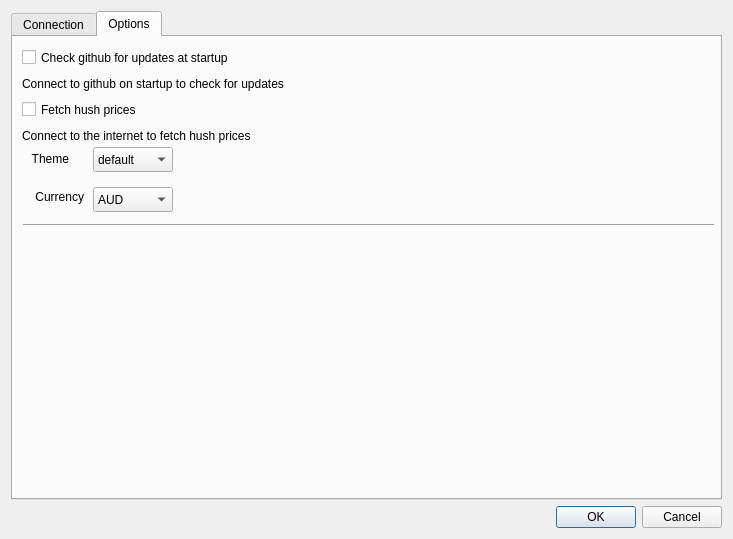
<?xml version="1.0" encoding="UTF-8"?>
<ui version="4.0">
 <class>Settings</class>
 <widget class="QDialog" name="Settings">
  <property name="geometry">
   <rect>
    <x>0</x>
    <y>0</y>
    <width>733</width>
    <height>539</height>
   </rect>
  </property>
  <property name="windowTitle">
   <string>Settings</string>
  </property>
  <property name="modal">
   <bool>true</bool>
  </property>
  <layout class="QVBoxLayout" name="verticalLayout">
   <item>
    <widget class="QTabWidget" name="tabWidget">
     <property name="currentIndex">
      <number>1</number>
     </property>
     <widget class="QWidget" name="tab">
      <attribute name="title">
       <string>Connection</string>
      </attribute>
      <layout class="QVBoxLayout" name="verticalLayout_3">
       <item>
        <widget class="QLabel" name="confMsg">
         <property name="text">
          <string notr="true">&lt;html&gt;&lt;head/&gt;&lt;body&gt;&lt;p&gt;&lt;br/&gt;&lt;/p&gt;&lt;/body&gt;&lt;/html&gt;</string>
         </property>
         <property name="textInteractionFlags">
          <set>Qt::LinksAccessibleByMouse|Qt::TextSelectableByMouse</set>
         </property>
        </widget>
       </item>
       <item>
        <widget class="QLabel" name="label">
         <property name="minimumSize">
          <size>
           <width>60</width>
           <height>0</height>
          </size>
         </property>
         <property name="text">
          <string>Lightwallet Server</string>
         </property>
        </widget>
       </item>
       <item>
        <layout class="QVBoxLayout" name="verticalLayout_2">
         <item>
          <widget class="QComboBox" name="cmbServer">
           <property name="editable">
            <bool>true</bool>
           </property>
          </widget>
         </item>
        </layout>
       </item>
       <item>
        <spacer name="verticalSpacer">
         <property name="orientation">
          <enum>Qt::Vertical</enum>
         </property>
         <property name="sizeHint" stdset="0">
          <size>
           <width>20</width>
           <height>40</height>
          </size>
         </property>
        </spacer>
       </item>
      </layout>
     </widget>
     <widget class="QWidget" name="tab_2">
      <attribute name="title">
       <string>Options</string>
      </attribute>
      <widget class="QComboBox" name="comboBoxTheme">
       <property name="geometry">
        <rect>
         <x>80</x>
         <y>110</y>
         <width>80</width>
         <height>25</height>
        </rect>
       </property>
       <property name="sizePolicy">
        <sizepolicy hsizetype="MinimumExpanding" vsizetype="Fixed">
         <horstretch>0</horstretch>
         <verstretch>0</verstretch>
        </sizepolicy>
       </property>
       <item>
        <property name="text">
         <string>default</string>
        </property>
       </item>
       <item>
        <property name="text">
         <string>blue</string>
        </property>
       </item>
       <item>
        <property name="text">
         <string>light</string>
        </property>
       </item>
       <item>
        <property name="text">
         <string>dark</string>
        </property>
       </item>
      </widget>
      <widget class="QCheckBox" name="chkFetchPrices">
       <property name="geometry">
        <rect>
         <x>9</x>
         <y>61</y>
         <width>184</width>
         <height>23</height>
        </rect>
       </property>
       <property name="text">
        <string>Fetch hush prices</string>
       </property>
      </widget>
      <widget class="QCheckBox" name="chkCheckUpdates">
       <property name="geometry">
        <rect>
         <x>9</x>
         <y>9</y>
         <width>571</width>
         <height>23</height>
        </rect>
       </property>
       <property name="text">
        <string>Check github for updates at startup</string>
       </property>
      </widget>
      <widget class="QLabel" name="label_8">
       <property name="geometry">
        <rect>
         <x>9</x>
         <y>38</y>
         <width>641</width>
         <height>17</height>
        </rect>
       </property>
       <property name="text">
        <string>Connect to github on startup to check for updates</string>
       </property>
      </widget>
      <widget class="QLabel" name="label_20">
       <property name="geometry">
        <rect>
         <x>9</x>
         <y>113</y>
         <width>47</width>
         <height>17</height>
        </rect>
       </property>
       <property name="sizePolicy">
        <sizepolicy hsizetype="Preferred" vsizetype="Preferred">
         <horstretch>0</horstretch>
         <verstretch>0</verstretch>
        </sizepolicy>
       </property>
       <property name="text">
        <string>Theme</string>
       </property>
       <property name="alignment">
        <set>Qt::AlignRight|Qt::AlignTrailing|Qt::AlignVCenter</set>
       </property>
      </widget>
      <widget class="Line" name="line_2">
       <property name="geometry">
        <rect>
         <x>10</x>
         <y>180</y>
         <width>691</width>
         <height>16</height>
        </rect>
       </property>
       <property name="sizePolicy">
        <sizepolicy hsizetype="Minimum" vsizetype="Fixed">
         <horstretch>0</horstretch>
         <verstretch>0</verstretch>
        </sizepolicy>
       </property>
       <property name="orientation">
        <enum>Qt::Horizontal</enum>
       </property>
      </widget>
      <widget class="QLabel" name="label_10">
       <property name="geometry">
        <rect>
         <x>9</x>
         <y>90</y>
         <width>601</width>
         <height>17</height>
        </rect>
       </property>
       <property name="text">
        <string>Connect to the internet to fetch hush prices</string>
       </property>
      </widget>
      <widget class="QLabel" name="label_21">
       <property name="geometry">
        <rect>
         <x>10</x>
         <y>150</y>
         <width>61</width>
         <height>20</height>
        </rect>
       </property>
       <property name="sizePolicy">
        <sizepolicy hsizetype="Preferred" vsizetype="Preferred">
         <horstretch>0</horstretch>
         <verstretch>0</verstretch>
        </sizepolicy>
       </property>
       <property name="text">
        <string>Currency</string>
       </property>
       <property name="alignment">
        <set>Qt::AlignRight|Qt::AlignTrailing|Qt::AlignVCenter</set>
       </property>
      </widget>
      <widget class="QComboBox" name="comboBoxCurrency">
       <property name="geometry">
        <rect>
         <x>80</x>
         <y>150</y>
         <width>80</width>
         <height>25</height>
        </rect>
       </property>
       <property name="sizePolicy">
        <sizepolicy hsizetype="MinimumExpanding" vsizetype="Fixed">
         <horstretch>0</horstretch>
         <verstretch>0</verstretch>
        </sizepolicy>
       </property>
       <item>
        <property name="text">
         <string>AUD</string>
        </property>
       </item>
       <item>
        <property name="text">
         <string>BTC</string>
        </property>
       </item>
       <item>
        <property name="text">
         <string>CAD</string>
        </property>
       </item>
       <item>
        <property name="text">
         <string>CHF</string>
        </property>
       </item>
       <item>
        <property name="text">
         <string>CNY</string>
        </property>
       </item>
       <item>
        <property name="text">
         <string>EUR</string>
        </property>
       </item>
       <item>
        <property name="text">
         <string>GBP</string>
        </property>
       </item>
       <item>
        <property name="text">
         <string>INR</string>
        </property>
       </item>
       <item>
        <property name="text">
         <string>RUB</string>
        </property>
       </item>
       <item>
        <property name="text">
         <string>USD</string>
        </property>
       </item>
      </widget>
     </widget>
    </widget>
   </item>
   <item>
    <widget class="QDialogButtonBox" name="buttonBox">
     <property name="orientation">
      <enum>Qt::Horizontal</enum>
     </property>
     <property name="standardButtons">
      <set>QDialogButtonBox::Cancel|QDialogButtonBox::Ok</set>
     </property>
    </widget>
   </item>
  </layout>
 </widget>
 <resources/>
 <connections>
  <connection>
   <sender>buttonBox</sender>
   <signal>accepted()</signal>
   <receiver>Settings</receiver>
   <slot>accept()</slot>
   <hints>
    <hint type="sourcelabel">
     <x>248</x>
     <y>254</y>
    </hint>
    <hint type="destinationlabel">
     <x>157</x>
     <y>274</y>
    </hint>
   </hints>
  </connection>
  <connection>
   <sender>buttonBox</sender>
   <signal>rejected()</signal>
   <receiver>Settings</receiver>
   <slot>reject()</slot>
   <hints>
    <hint type="sourcelabel">
     <x>316</x>
     <y>260</y>
    </hint>
    <hint type="destinationlabel">
     <x>286</x>
     <y>274</y>
    </hint>
   </hints>
  </connection>
 </connections>
</ui>
